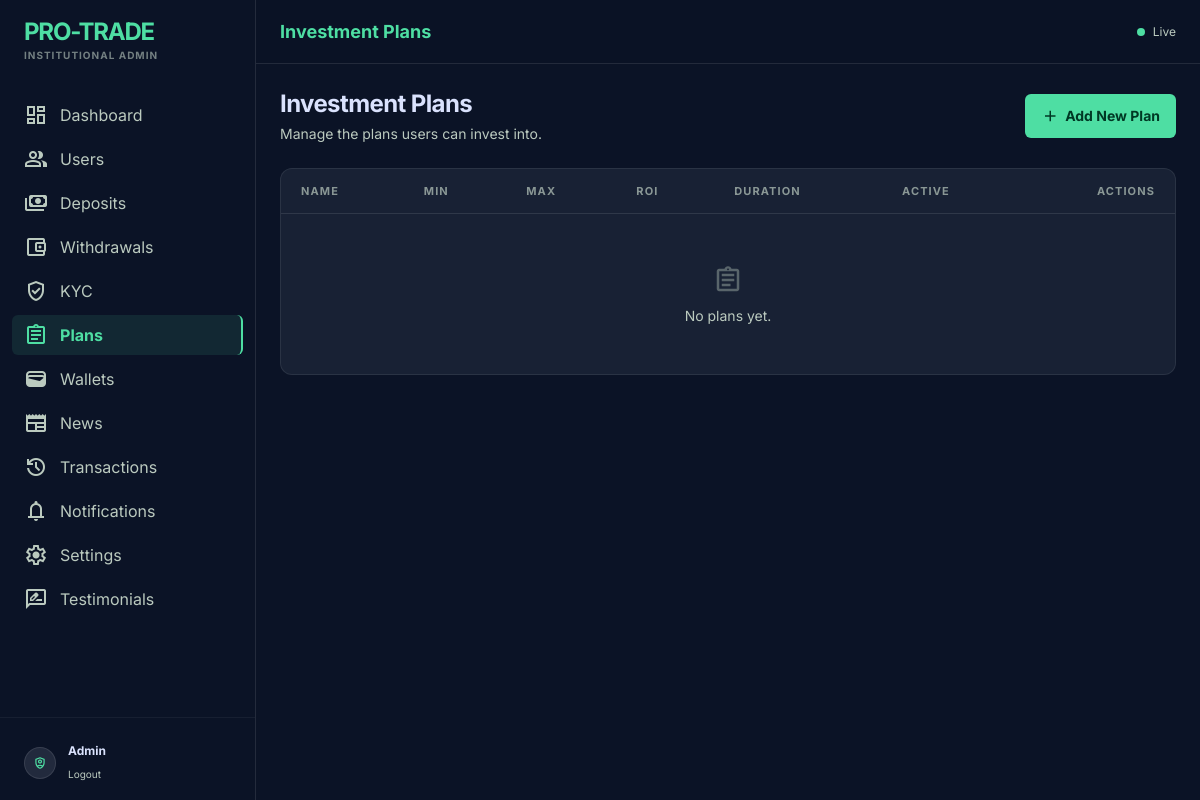
The app's page /panel/plans/ (signed in), older data.
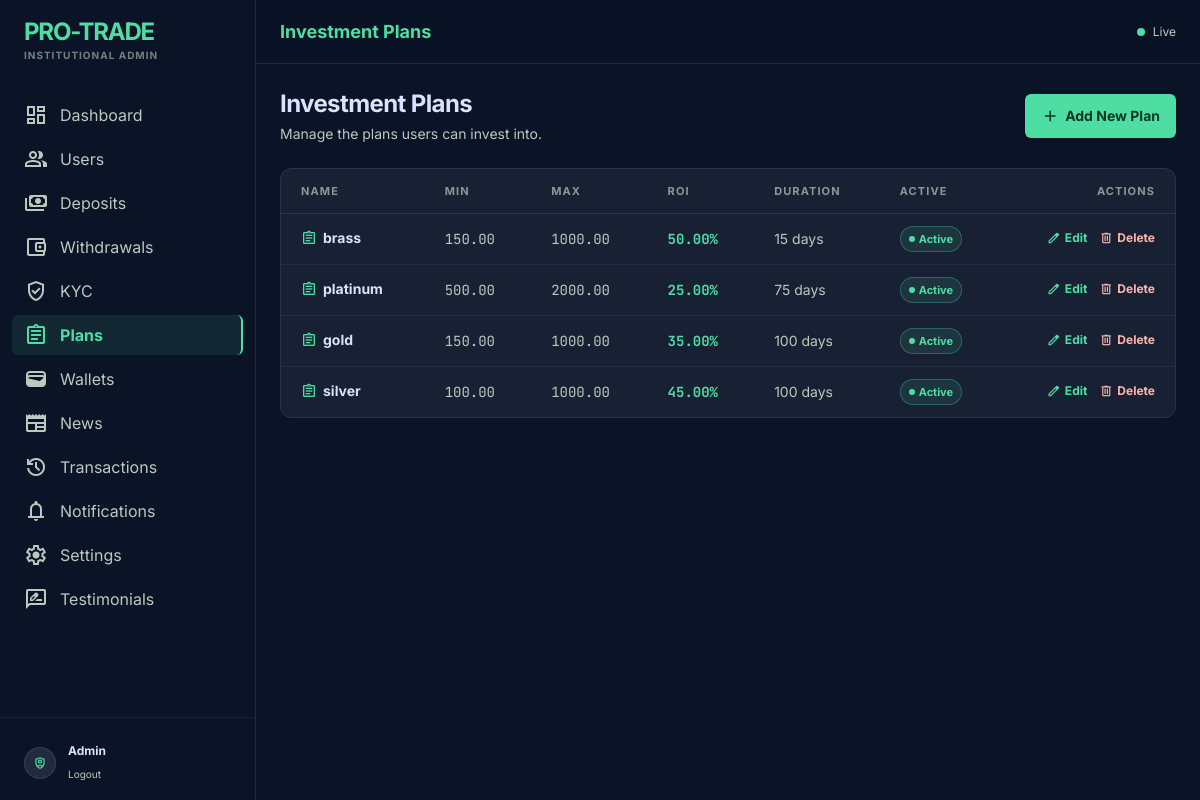
The same page, newer data.
### core/models.py (models this page shows, shortened)
class InvestmentPlan(models.Model):
    name = models.CharField(max_length=100)
    minimum = models.DecimalField(max_digits=20, decimal_places=2)
    maximum = models.DecimalField(max_digits=20, decimal_places=2)
    roi = models.DecimalField(
        max_digits=5,
        decimal_places=2,
        help_text="Percentage"
    )
    duration_days = models.PositiveIntegerField()
    active = models.BooleanField(default=True)
    created_at = models.DateTimeField(auto_now_add=True)

### core/admin_views.py (the view)
# urls.py: path("panel/plans/", admin_views.AdminPlanListView.as_view(), name="admin_plans_list"),
class AdminPlanListView(AdminRequiredMixin, ListView):
    model = InvestmentPlan
    template_name = "core/admin/admin_plans_list.html"
    context_object_name = "plans"
    ordering = ["-created_at"]

### core/context_processors.py (called while the page is built)
def site_settings(request):
    return {"site_settings": SiteSetting.objects.first()}

def notifications_badge(request):
    if request.user.is_authenticated:
        count = Notification.objects.filter(user=request.user, is_read=False).count()
    else:
        count = 0
    return {"unread_notifications_count": count}

### core/templates/core/admin/admin_plans_list.html (shortened to what this page needs)
{% extends "core/admin/admin_base.html" %}
{% block page_title %}Investment Plans{% endblock %}
{% block content %}
<div class="flex flex-col gap-6">
  <div class="flex flex-wrap items-center justify-between gap-4">
    <div>
      <h1 class="text-2xl font-bold text-on-surface tracking-tight">Investment Plans</h1>
      <p class="text-sm text-on-surface-variant mt-1">Manage the plans users can invest into.</p>
    </div>
    <a href="{% url 'core:admin_plan_create' %}"
       class="inline-flex items-center gap-1.5 bg-primary text-on-primary font-bold text-sm px-4 py-2 rounded-md hover:brightness-110 transition-all">
      <span class="material-symbols-outlined text-lg">add</span>Add New Plan
    </a>
  </div>
  <div class="glass-panel rounded-xl overflow-hidden">
    <div class="overflow-x-auto custom-scrollbar">
      <table class="w-full text-sm">
        <thead>
          <tr class="border-b border-white/10 text-left text-[11px] uppercase tracking-widest text-on-surface-variant/70">
            <th class="px-5 py-3 font-bold">Name</th>
            <th class="px-5 py-3 font-bold">Min</th>
            <th class="px-5 py-3 font-bold">Max</th>
            <th class="px-5 py-3 font-bold">ROI</th>
            <th class="px-5 py-3 font-bold">Duration</th>
            <th class="px-5 py-3 font-bold">Active</th>
            <th class="px-5 py-3 font-bold text-right">Actions</th>
          </tr>
        </thead>
        <tbody class="divide-y divide-white/5">
          {% for plan in plans %}
          <tr class="hover:bg-surface-variant/30 transition-colors">
            <td class="px-5 py-3 font-bold text-on-surface flex items-center gap-1.5">
              <span class="material-symbols-outlined text-base text-primary">assignment</span>{{ plan.name }}
            </td>
            <td class="px-5 py-3 font-data-md text-on-surface-variant">{{ plan.minimum }}</td>
            <td class="px-5 py-3 font-data-md text-on-surface-variant">{{ plan.maximum }}</td>
            <td class="px-5 py-3 font-data-md text-primary font-bold">{{ plan.roi }}%</td>
            <td class="px-5 py-3 text-on-surface-variant">{{ plan.duration_days }} days</td>
            <td class="px-5 py-3">
              {% if plan.active %}
              <span class="inline-flex items-center gap-1 px-2 py-0.5 rounded-full text-[11px] font-bold bg-primary/10 text-primary border border-primary/30">
                <span class="w-1.5 h-1.5 rounded-full bg-primary"></span>Active
              </span>
              {% else %}
              <span class="inline-flex items-center gap-1 px-2 py-0.5 rounded-full text-[11px] font-bold bg-surface-variant text-on-surface-variant border border-white/10">
                Inactive
              </span>
              {% endif %}
            </td>
            <td class="px-5 py-3 text-right">
              <div class="inline-flex items-center gap-3">
                <a href="{% url 'core:admin_plan_update' plan.pk %}"
                   class="inline-flex items-center gap-1 text-primary hover:text-primary/80 font-bold text-xs transition-colors">
                  <span class="material-symbols-outlined text-sm">edit</span>Edit
                </a>
                <a href="{% url 'core:admin_plan_delete' plan.pk %}"
                   class="inline-flex items-center gap-1 text-error hover:text-error/80 font-bold text-xs transition-colors">
                  <span class="material-symbols-outlined text-sm">delete</span>Delete
                </a>
              </div>
            </td>
          </tr>
          {% empty %}
          <tr>
            <td colspan="7" class="px-5 py-12 text-center text-on-surface-variant">
              <div class="flex flex-col items-center gap-2">
                <span class="material-symbols-outlined text-3xl opacity-40">assignment</span>
                <span class="text-sm">No plans yet.</span>
              </div>
            </td>
          </tr>
          {% endfor %}
        </tbody>
      </table>
    </div>
  </div>
</div>
{% endblock %}

Row changes from the older to the newer data that the page shows:
added InvestmentPlan: name "brass", minimum "150.00", maximum "1000.00", roi "50.00", duration_days "15", active True (drawn)
added InvestmentPlan: name "platinum", minimum "500.00", maximum "2000.00", roi "25.00", duration_days "75", active True (drawn)
added InvestmentPlan: name "gold", minimum "150.00", maximum "1000.00", roi "35.00", duration_days "100", active True (drawn)
added InvestmentPlan: name "silver", minimum "100.00", maximum "1000.00", roi "45.00", duration_days "100", active True (drawn)
Text that changed along with them:
text no longer shown: "No plans yet."
